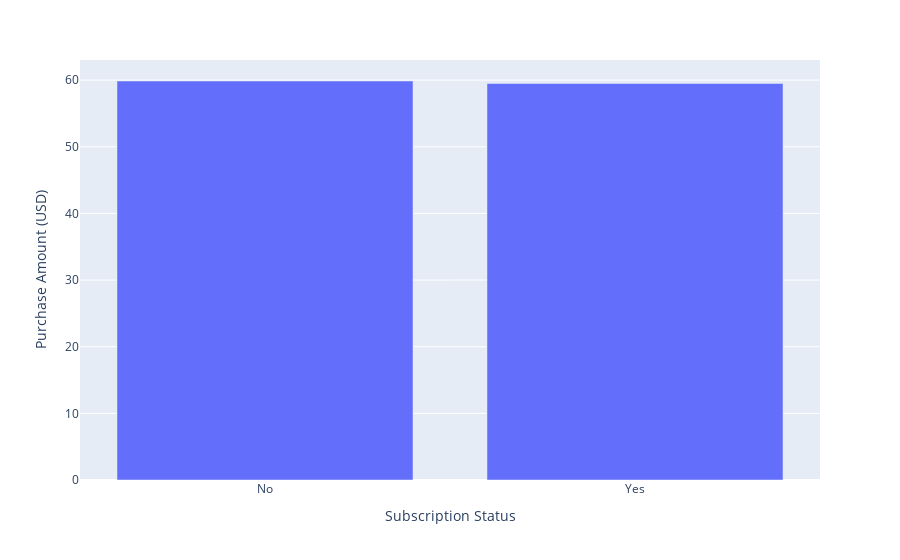

Notebook source saved alongside this figure:
### Code cell
avg_subscription_status = df.groupby('Subscription Status')['Purchase Amount (USD)'].mean().reset_index()
fig = px.bar(avg_subscription_status ,x= 'Subscription Status' , y = 'Purchase Amount (USD)')
fig.show()

### Figure 1 — Plotly figure (JSON) as saved in the notebook; plotly's stock layout.template omitted (floating-point values rounded to 4 significant figures)
{"data": [{"alignmentgroup": "True", "hovertemplate": "Subscription Status=%{x}<br>Purchase Amount (USD)=%{y}<extra></extra>", "legendgroup": "", "marker": {"color": "#636efa", "pattern": {"shape": ""}}, "name": "", "offsetgroup": "", "orientation": "v", "showlegend": false, "textposition": "auto", "type": "bar", "x": ["No", "Yes"], "xaxis": "x", "y": [59.87, 59.49], "yaxis": "y"}], "layout": {"barmode": "relative", "legend": {"tracegroupgap": 0}, "margin": {"t": 60}, "xaxis": {"anchor": "y", "domain": [0, 1], "title": {"text": "Subscription Status"}}, "yaxis": {"anchor": "x", "domain": [0, 1], "title": {"text": "Purchase Amount (USD)"}}}}
